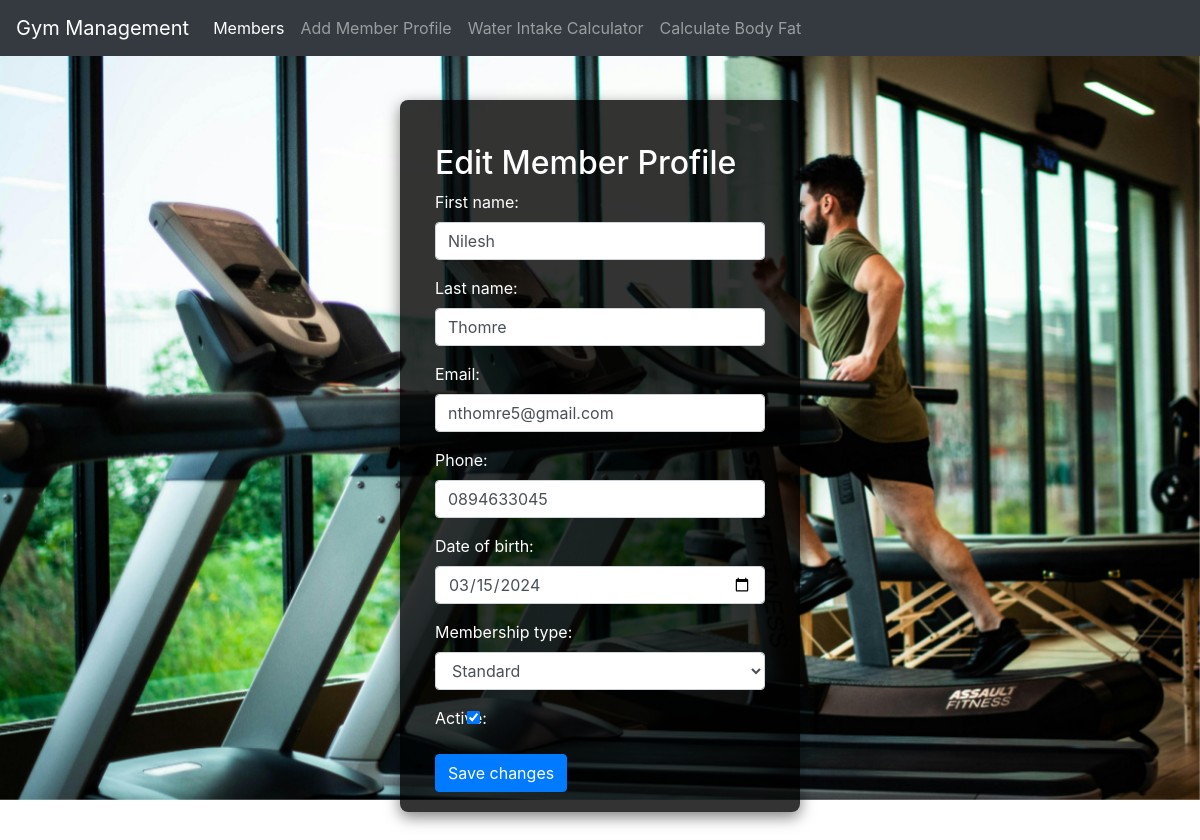
Screenshot of /members/member/edit/5/ with the database file from the repository.
### members/models.py (models this page shows, shortened)
class MemberProfile(models.Model):
    first_name = models.CharField(max_length=100)
    last_name = models.CharField(max_length=100)
    email = models.EmailField(unique=True)
    phone = models.CharField(max_length=15, blank=True)
    date_of_birth = models.DateField(null=True, blank=True)
    join_date = models.DateField(auto_now_add=True)
    membership_type = models.CharField(max_length=10, choices=MEMBERSHIP_CHOICES, default='standard')
    active = models.BooleanField(default=True)

### members/views.py (the view)
# urls.py: path('member/edit/<int:pk>/', views.edit_member, name='edit_member'),
def edit_member(request, pk):
    member = get_object_or_404(MemberProfile, pk=pk)
    if request.method == 'POST':
        form = MemberProfileForm(request.POST, instance=member)
        if form.is_valid():
            form.save()
            return redirect('member_list')
    else:
        form = MemberProfileForm(instance=member)
    return render(request, 'members/edit_member_profile.html', {'form': form})

### members/forms.py
class MemberProfileForm(forms.ModelForm):
    class Meta:
        model = MemberProfile
        fields = '__all__'
        widgets = {
            'first_name': forms.TextInput(attrs={'class': 'form-control'}),
            'last_name': forms.TextInput(attrs={'class': 'form-control'}),
            'email': forms.EmailInput(attrs={'class': 'form-control'}),
            'phone': forms.TextInput(attrs={'class': 'form-control'}),
            'date_of_birth': forms.DateInput(attrs={'class': 'form-control', 'type': 'date'}),
            'membership_type': forms.Select(attrs={'class': 'form-control'}),
            'active': forms.CheckboxInput(attrs={'class': 'form-check-input'}),
        }

### members/templates/members/edit_member_profile.html (shortened to what this page needs)
{% extends 'base.html' %}
{% block content %}
<div class="container mt-4">
    <h2>Edit Member Profile</h2>
    <form method="post">
        {{ form.as_p }}
        <button type="submit" class="btn btn-primary">Save changes</button>
    </form>
</div>
{% endblock %}

### members/templates/base.html (style rules this page uses)
body, html { margin: 0; padding: 0; height: 100%; }
body { padding-top: 56px; }

### rows the page displays
MemberProfile: first_name "Nilesh", last_name "Thomre", email "nthomre5@gmail.com", phone "0894633045", date_of_birth "03/15/2024", membership_type "Standard", active "☑"
